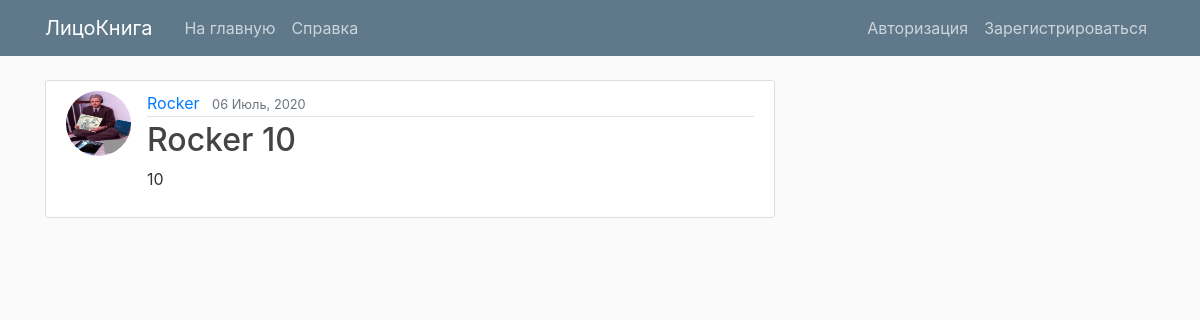
The app's page /post/17/ with its own data.
### blog/models.py (models this page shows, shortened)
class Post(models.Model):
    title = models.CharField(max_length=100)
    content = models.TextField()
    date_posted = models.DateTimeField(auto_now_add=True)
    author = models.ForeignKey(User, on_delete=models.CASCADE)

### users/models.py (models this page shows, shortened)
class Profile(models.Model):
    user = models.OneToOneField(User, on_delete=models.CASCADE)
    image = models.ImageField(default='default.jpg', upload_to='profile_pics')

### blog/views.py (the view)
# urls.py: path('post/<int:pk>/', PostDetailView.as_view(), name='post-detail'),
class PostDetailView(DetailView):
    model = Post

### blog/templates/blog/post_detail.html (shortened to what this page needs)
{% extends "blog/base.html" %}
{% block content %}
    <article class="media content-section">
        <img class="rounded-circle article-img" src="{{ object.author.profile.image.url }}">
        <div class="media-body">
            <div class="article-metadata">
                <a class="mr-2" href="{% url 'user-posts' object.author.username %}">{{ object.author }}</a>
                <small class="text-muted">{{ object.date_posted|date:"d F, Y" }}</small>
            </div>
            <h2 class="article-title">{{ object.title }}</h2>
            <p class="article-content">{{ object.content }}</p>
        </div>
    </article>
{% endblock content %}

### blog/static/blog/main.css (style rules this page uses)
body { background: #fafafa; color: #333333; margin-top: 5rem; }
h1, h2, h3, h4, h5, h6 { color: #444444; }
.content-section { background: #ffffff; padding: 10px 20px; border: 1px solid #dddddd; border-radius: 3px; margin-bottom: 20px; }
.article-title { color: #444444; }
.article-content { white-space: pre-line; }
.article-img { height: 65px; width: 65px; margin-right: 16px; }
.article-metadata { padding-bottom: 1px; margin-bottom: 4px; border-bottom: 1px solid #e3e3e3 }

### records on screen
Post: author.profile.image (picture), author "Rocker", date_posted "06 Июль, 2020", title "Rocker 10", content "10"
